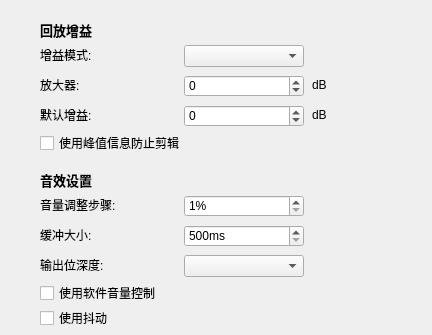
   <widget class="QWidget" name="eight">
    <widget class="QLabel" name="setAudioGainWidget">
     <property name="geometry">
      <rect>
       <x>40</x>
       <y>20</y>
       <width>60</width>
       <height>20</height>
      </rect>
     </property>
     <property name="styleSheet">
      <string notr="true">background-color:transparent;
font-size:13px;
font-weight:bold;</string>
     </property>
     <property name="text">
      <string>回放增益</string>
     </property>
    </widget>
    <widget class="QLabel" name="setAudioWidget">
     <property name="geometry">
      <rect>
       <x>40</x>
       <y>170</y>
       <width>60</width>
       <height>20</height>
      </rect>
     </property>
     <property name="styleSheet">
      <string notr="true">background-color:transparent;
font-size:13px;
font-weight:bold;</string>
     </property>
     <property name="text">
      <string>音效设置</string>
     </property>
    </widget>
    <widget class="QLabel" name="defaultGainLabel">
     <property name="geometry">
      <rect>
       <x>40</x>
       <y>105</y>
       <width>102</width>
       <height>20</height>
      </rect>
     </property>
     <property name="sizePolicy">
      <sizepolicy hsizetype="Preferred" vsizetype="Preferred">
       <horstretch>0</horstretch>
       <verstretch>0</verstretch>
      </sizepolicy>
     </property>
     <property name="text">
      <string>默认增益:</string>
     </property>
    </widget>
    <widget class="QLabel" name="replayGainModeLabel">
     <property name="geometry">
      <rect>
       <x>40</x>
       <y>45</y>
       <width>102</width>
       <height>20</height>
      </rect>
     </property>
     <property name="text">
      <string>增益模式:</string>
     </property>
    </widget>
    <widget class="QSpinBox" name="defaultGainSpinBox">
     <property name="geometry">
      <rect>
       <x>184</x>
       <y>105</y>
       <width>120</width>
       <height>22</height>
      </rect>
     </property>
     <property name="sizePolicy">
      <sizepolicy hsizetype="Minimum" vsizetype="Fixed">
       <horstretch>0</horstretch>
       <verstretch>0</verstretch>
      </sizepolicy>
     </property>
     <property name="minimum">
      <number>-15</number>
     </property>
     <property name="maximum">
      <number>15</number>
     </property>
     <property name="singleStep">
      <number>1</number>
     </property>
    </widget>
    <widget class="QComboBox" name="replayGainModeComboBox">
     <property name="geometry">
      <rect>
       <x>184</x>
       <y>45</y>
       <width>120</width>
       <height>22</height>
      </rect>
     </property>
     <property name="sizePolicy">
      <sizepolicy hsizetype="Minimum" vsizetype="Fixed">
       <horstretch>0</horstretch>
       <verstretch>0</verstretch>
      </sizepolicy>
     </property>
    </widget>
    <widget class="QSpinBox" name="preampSpinBox">
     <property name="geometry">
      <rect>
       <x>184</x>
       <y>75</y>
       <width>120</width>
       <height>22</height>
      </rect>
     </property>
     <property name="sizePolicy">
      <sizepolicy hsizetype="Minimum" vsizetype="Fixed">
       <horstretch>0</horstretch>
       <verstretch>0</verstretch>
      </sizepolicy>
     </property>
     <property name="minimum">
      <number>-15</number>
     </property>
     <property name="maximum">
      <number>15</number>
     </property>
     <property name="singleStep">
      <number>1</number>
     </property>
    </widget>
    <widget class="QLabel" name="gainValueLabel2">
     <property name="geometry">
      <rect>
       <x>312</x>
       <y>105</y>
       <width>111</width>
       <height>20</height>
      </rect>
     </property>
     <property name="sizePolicy">
      <sizepolicy hsizetype="Expanding" vsizetype="Preferred">
       <horstretch>0</horstretch>
       <verstretch>0</verstretch>
      </sizepolicy>
     </property>
     <property name="text">
      <string>dB</string>
     </property>
    </widget>
    <widget class="QLabel" name="gainValueLabel">
     <property name="geometry">
      <rect>
       <x>312</x>
       <y>75</y>
       <width>111</width>
       <height>20</height>
      </rect>
     </property>
     <property name="sizePolicy">
      <sizepolicy hsizetype="Expanding" vsizetype="Preferred">
       <horstretch>0</horstretch>
       <verstretch>0</verstretch>
      </sizepolicy>
     </property>
     <property name="text">
      <string>dB</string>
     </property>
    </widget>
    <widget class="QLabel" name="preampLabel">
     <property name="geometry">
      <rect>
       <x>40</x>
       <y>75</y>
       <width>102</width>
       <height>20</height>
      </rect>
     </property>
     <property name="text">
      <string>放大器:</string>
     </property>
    </widget>
    <widget class="QCheckBox" name="clippingCheckBox">
     <property name="geometry">
      <rect>
       <x>40</x>
       <y>135</y>
       <width>383</width>
       <height>16</height>
      </rect>
     </property>
     <property name="text">
      <string>使用峰值信息防止剪辑</string>
     </property>
    </widget>
    <widget class="QLabel" name="bufferSizeLabel">
     <property name="geometry">
      <rect>
       <x>40</x>
       <y>225</y>
       <width>138</width>
       <height>20</height>
      </rect>
     </property>
     <property name="text">
      <string>缓冲大小:</string>
     </property>
    </widget>
    <widget class="QCheckBox" name="softVolumeCheckBox">
     <property name="geometry">
      <rect>
       <x>40</x>
       <y>285</y>
       <width>383</width>
       <height>16</height>
      </rect>
     </property>
     <property name="text">
      <string>使用软件音量控制</string>
     </property>
    </widget>
    <widget class="QLabel" name="volumeStepLabel">
     <property name="geometry">
      <rect>
       <x>40</x>
       <y>195</y>
       <width>138</width>
       <height>20</height>
      </rect>
     </property>
     <property name="text">
      <string>音量调整步骤:</string>
     </property>
    </widget>
    <widget class="QSpinBox" name="bufferSizeSpinBox">
     <property name="geometry">
      <rect>
       <x>184</x>
       <y>225</y>
       <width>120</width>
       <height>22</height>
      </rect>
     </property>
     <property name="sizePolicy">
      <sizepolicy hsizetype="Preferred" vsizetype="Fixed">
       <horstretch>0</horstretch>
       <verstretch>0</verstretch>
      </sizepolicy>
     </property>
     <property name="minimumSize">
      <size>
       <width>80</width>
       <height>0</height>
      </size>
     </property>
     <property name="suffix">
      <string>ms</string>
     </property>
     <property name="minimum">
      <number>500</number>
     </property>
     <property name="maximum">
      <number>6000</number>
     </property>
     <property name="singleStep">
      <number>50</number>
     </property>
    </widget>
    <widget class="QSpinBox" name="volumeStepSpinBox">
     <property name="geometry">
      <rect>
       <x>184</x>
       <y>195</y>
       <width>120</width>
       <height>22</height>
      </rect>
     </property>
     <property name="suffix">
      <string notr="true">%</string>
     </property>
     <property name="minimum">
      <number>1</number>
     </property>
     <property name="maximum">
      <number>20</number>
     </property>
    </widget>
    <widget class="QCheckBox" name="ditheringCheckBox">
     <property name="geometry">
      <rect>
       <x>40</x>
       <y>310</y>
       <width>383</width>
       <height>16</height>
      </rect>
     </property>
     <property name="text">
      <string>使用抖动</string>
     </property>
    </widget>
    <widget class="QLabel" name="bitDepthLabel">
     <property name="geometry">
      <rect>
       <x>40</x>
       <y>255</y>
       <width>138</width>
       <height>20</height>
      </rect>
     </property>
     <property name="text">
      <string>输出位深度:</string>
     </property>
    </widget>
    <widget class="QComboBox" name="bitDepthComboBox">
     <property name="geometry">
      <rect>
       <x>184</x>
       <y>255</y>
       <width>120</width>
       <height>22</height>
      </rect>
     </property>
    </widget>
   </widget>
